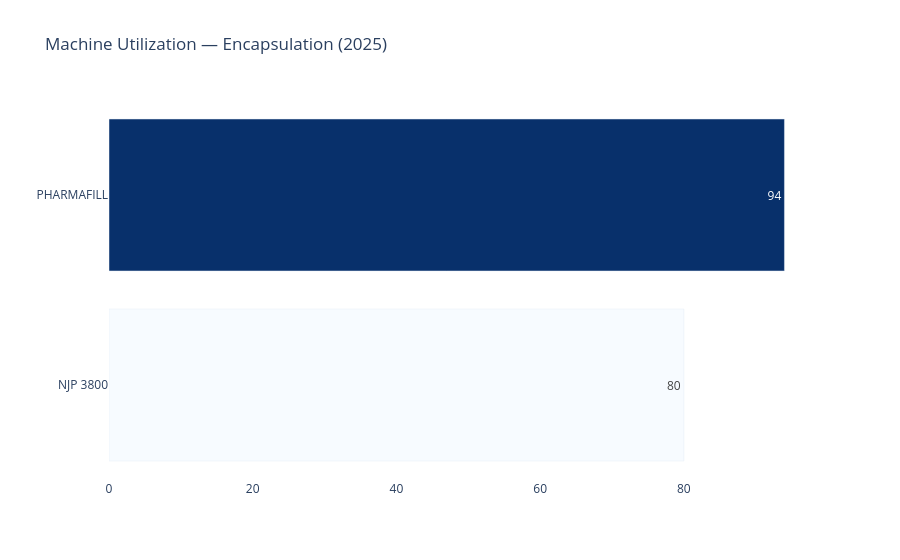

The cell this chart's notebook holds for it:
### Code cell
fig = px.bar(
    df_encapsulation,
    x='batch_count',
    y='machine_name',
    orientation='h',
    title='Machine Utilization — Encapsulation (2025)',
    labels={'batch_count': 'Batch Count', 'machine_name': ''},
    text='batch_count',
    color='batch_count',
    color_continuous_scale='Blues'
)
fig.update_traces(textposition='auto', insidetextanchor='end')
fig.update_layout(
    plot_bgcolor='white',
    coloraxis_showscale=False,
    yaxis={'categoryorder': 'total ascending'},
    xaxis=dict(showgrid=False, title='')
)
fig.show()

### Figure 1 — Plotly figure (JSON) as saved in the notebook; plotly's stock layout.template omitted (floating-point values rounded to 4 significant figures)
{"data": [{"hovertemplate": "Batch Count=%{marker.color}<br>=%{y}<extra></extra>", "insidetextanchor": "end", "legendgroup": "", "marker": {"color": [94, 80], "coloraxis": "coloraxis", "pattern": {"shape": ""}}, "name": "", "orientation": "h", "showlegend": false, "text": [94.0, 80.0], "textposition": "auto", "type": "bar", "x": [94, 80], "xaxis": "x", "y": ["PHARMAFILL", "NJP 3800"], "yaxis": "y"}], "layout": {"barmode": "relative", "coloraxis": {"colorbar": {"title": {"text": "Batch Count"}}, "colorscale": [[0, "rgb(247,251,255)"], [0.125, "rgb(222,235,247)"], [0.25, "rgb(198,219,239)"], [0.375, "rgb(158,202,225)"], [0.5, "rgb(107,174,214)"], [0.625, "rgb(66,146,198)"], [0.75, "rgb(33,113,181)"], [0.875, "rgb(8,81,156)"], [1, "rgb(8,48,107)"]], "showscale": false}, "legend": {"tracegroupgap": 0}, "plot_bgcolor": "white", "title": {"text": "Machine Utilization — Encapsulation (2025)"}, "xaxis": {"anchor": "y", "domain": [0, 1], "showgrid": false, "title": {"text": ""}}, "yaxis": {"anchor": "x", "categoryorder": "total ascending", "domain": [0, 1], "title": {"text": ""}}}}
